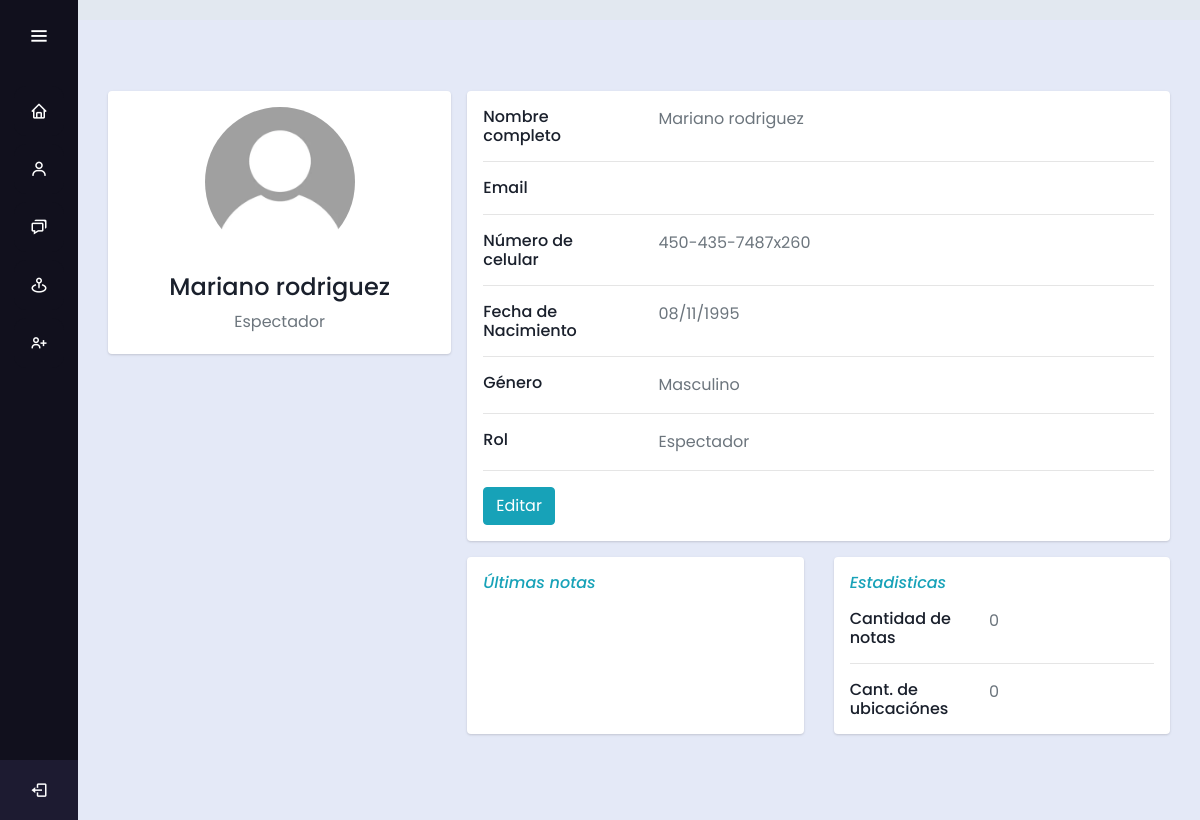
Page /profile/ (signed in) on the committed database.
### users/models.py (models this page shows)
class CustomUser(AbstractUser):
    ROLE = (
        ('i', 'Investigator'),
        ('v', 'Viewer'),
    )
    GENDER_CHOICES = (
        ('H', 'Masculino'),
        ('M', 'Femenino'),
        ('O', 'Otro'),
    )
    role = models.CharField(max_length=1, choices=ROLE, default='v')
    date_of_birth = models.DateField(null=True, blank=False)
    phone_number = models.CharField(max_length=20, blank=True)
    gender = models.CharField(max_length=1, choices=GENDER_CHOICES, blank=False)
    profile_picture = models.ImageField(upload_to='profile_pics/', blank=True,default='profile_pics/default_profile_pic.webp')
    groups = models.ManyToManyField(Group, related_name='custom_users')
    user_permissions = models.ManyToManyField(Permission, related_name='custom_users')

### users/views.py (the view)
# urls.py: path('profile/', profile, name='profile'),
@login_required
def profile(request):
    success_messages = messages.get_messages(request)
    return render(request, 'profile.html', {'messages': success_messages})

### users/templates/profile.html (shortened to what this page needs)
{% extends 'base.html' %}
{% load static %}
{% block content %}
<div class="container overflow-hidden" style="padding-top: 5%;">
    <div class="main-body">
        <div class="row gutters-sm">
            <div class="col-md-4 mb-3">
                <div class="card">
                    <div class="card-body">
                        <div class="d-flex flex-column align-items-center text-center">
                            <img src="{{ request.user.profile_picture.url }}" alt="Admin" class="rounded-circle"
                                width="150">
                            <div class="mt-3">
                                <h4>{{request.user.first_name}} {{request.user.last_name}}</h4>
                                <p class="text-secondary mb-1">
                                    {% if request.user.role == "v" %}
                                    Espectador
                                    {% else %}
                                    Investigador
                                    {% endif %}
                                </p>
                            </div>
                        </div>
                    </div>
                </div>
            </div>
            <div class="col-md-8">
                <div class="card mb-3">
                    <div class="card-body">
                        <div class="row">
                            <div class="col-sm-3">
                                <h6 class="mb-0">Nombre completo</h6>
                            </div>
                            <div class="col-sm-9 text-secondary">
                                {{request.user.first_name}} {{request.user.last_name}}
                            </div>
                        </div>
                        <hr>
                        <div class="row">
                            <div class="col-sm-3">
                                <h6 class="mb-0">Email</h6>
                            </div>
                            <div class="col-sm-9 text-secondary">
                            </div>
                        </div>
                        <hr>
                        <div class="row">
                            <div class="col-sm-3">
                                <h6 class="mb-0">Número de celular</h6>
                            </div>
                            <div class="col-sm-9 text-secondary">
                                {{request.user.phone_number}}
                            </div>
                        </div>
                        <hr>
                        <div class="row">
                            <div class="col-sm-3">
                                <h6 class="mb-0">Fecha de Nacimiento</h6>
                            </div>
                            <div class="col-sm-9 text-secondary">
                                {{request.user.date_of_birth|date:"d/m/Y" }}
                            </div>
                        </div>
                        <hr>
                        <div class="row">
                            <div class="col-sm-3">
                                <h6 class="mb-0">Género</h6>
                            </div>
                            <div class="col-sm-9 text-secondary">
                                {% if request.user.gender == "H" %}
                                Masculino
                                {% elif request.user.gender == "M"%}
                                Femenino
                                {% else %}
                                Otro
                                {% endif %}
                            </div>
                        </div>
                        <hr>
                        <div class="row">
                            <div class="col-sm-3">
                                <h6 class="mb-0">Rol</h6>
                            </div>
                            <div class="col-sm-9 text-secondary">
                                {% if request.user.role == "v" %}
                                Espectador
                                {% else %}
                                Investigador
                                {% endif %}
                            </div>
                        </div>
                        <hr>
                        <div class="row">
                            <div class="col-sm-12">
                                <a class="btn btn-info" href="{% url 'edit_user'%}">Editar</a>
                            </div>
                        </div>
                    </div>
                </div>
                <div class="row">
                    <div class="col-sm-6 mb-3">
                        <div class="card h-100">
                            <div class="card-body">
                                <h6 class="d-flex align-items-center mb-3"><i
                                        class="material-icons text-info mr-2">Últimas notas</i></h6>
                            </div>
                        </div>
                    </div>
                    <div class="col-sm-6 mb-3">
                        <div class="card h-100">
                            <div class="card-body">
                                <h6 class="d-flex align-items-center mb-3"><i
                                        class="material-icons text-info mr-2">Estadisticas</i></h6>
                                <div class="row">
                                    <div class="col-sm-5">
                                        <h6 class="mb-0">Cantidad de notas</h6>
                                    </div>
                                    <div class="col-sm-3 text-secondary">
                                        0
                                    </div>
                                </div>
                                <hr>
                                <div class="row">
                                    <div class="col-sm-5">
                                        <h6 class="mb-0">Cant. de ubicaciónes</h6>
                                    </div>
                                    <div class="col-sm-3 text-secondary">
                                        0
                                    </div>
                                </div>
                            </div>
                        </div>
                    </div>
                </div>
            </div>
        </div>
    </div>
</div>
{% endblock %}

### deu_HM/static/css/base.css (style rules this page uses)
* { margin: 0; padding: 0; box-sizing: border-box; font-family: "Poppins" , sans-serif; }

### users/templates/profile.html (style rules this page uses)
body { margin-top: 20px; color: #1a202c; text-align: left; background-color: #e2e8f0; }
.main-body { padding: 15px; }
.card { box-shadow: 0 1px 3px 0 rgba(0, 0, 0, .1), 0 1px 2px 0 rgba(0, 0, 0, .06); }
.card { position: relative; display: flex; flex-direction: column; min-width: 0; word-wrap: break-word; background-color: #fff; background-clip: border-box; border: 0 solid rgba(0, 0, 0, .125); border-radius: .25rem; }
.card-body { flex: 1 1 auto; min-height: 1px; padding: 1rem; }
.gutters-sm { margin-right: -8px; margin-left: -8px; }
.gutters-sm>.col, .gutters-sm>[class*=col-] { padding-right: 8px; padding-left: 8px; }
.mb-3, .my-3 { margin-bottom: 1rem !important; }
.h-100 { height: 100% !important; }

### rows in the picture
CustomUser: user.profile_picture (placeholder picture), user.first_name "Mariano", user.last_name "rodriguez", user.phone_number "450-435-7487x260", user.date_of_birth "08/11/1995"
